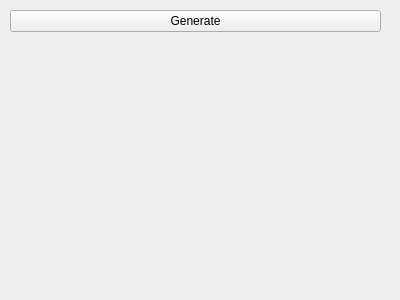
<?xml version="1.0" encoding="UTF-8"?>
<ui version="4.0">
 <class>RandomCircles</class>
 <widget class="QWidget" name="RandomCircles">
  <property name="geometry">
   <rect>
    <x>0</x>
    <y>0</y>
    <width>400</width>
    <height>300</height>
   </rect>
  </property>
  <property name="windowTitle">
   <string>Form</string>
  </property>
  <widget class="QWidget" name="verticalLayoutWidget">
   <property name="geometry">
    <rect>
     <x>10</x>
     <y>10</y>
     <width>371</width>
     <height>281</height>
    </rect>
   </property>
   <layout class="QVBoxLayout" name="verticalLayout">
    <item>
     <widget class="QPushButton" name="GenerateButton">
      <property name="text">
       <string>Generate</string>
      </property>
     </widget>
    </item>
    <item>
     <widget class="QLabel" name="ImageLabel">
      <property name="text">
       <string/>
      </property>
      <property name="scaledContents">
       <bool>false</bool>
      </property>
     </widget>
    </item>
   </layout>
  </widget>
 </widget>
 <resources/>
 <connections/>
</ui>
